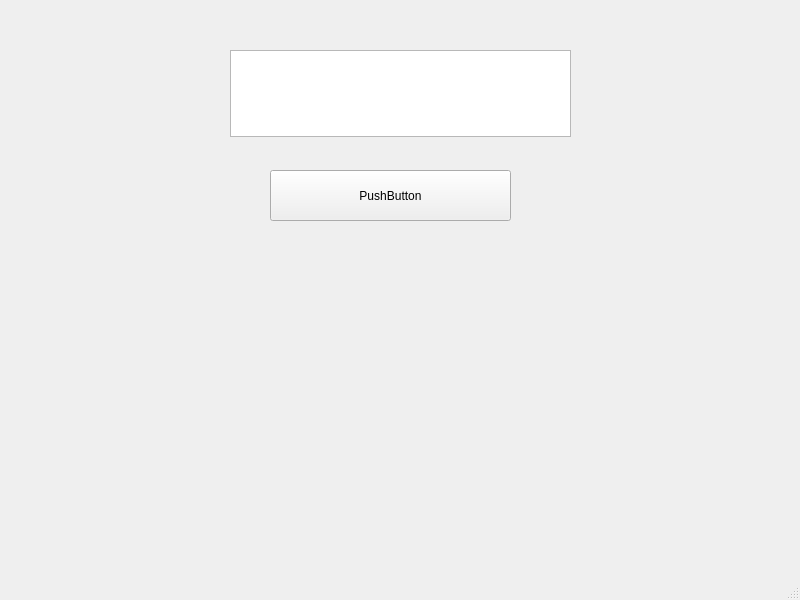
<?xml version="1.0" encoding="UTF-8"?>
<ui version="4.0">
 <class>MainWindow</class>
 <widget class="QMainWindow" name="MainWindow">
  <property name="geometry">
   <rect>
    <x>0</x>
    <y>0</y>
    <width>800</width>
    <height>600</height>
   </rect>
  </property>
  <property name="windowTitle">
   <string>나의 앱</string>
  </property>
  <widget class="QWidget" name="centralwidget">
   <widget class="QTextEdit" name="textEdit">
    <property name="geometry">
     <rect>
      <x>230</x>
      <y>50</y>
      <width>341</width>
      <height>87</height>
     </rect>
    </property>
   </widget>
   <widget class="QPushButton" name="pushButton">
    <property name="geometry">
     <rect>
      <x>270</x>
      <y>170</y>
      <width>241</width>
      <height>51</height>
     </rect>
    </property>
    <property name="text">
     <string>PushButton</string>
    </property>
   </widget>
  </widget>
  <widget class="QMenuBar" name="menubar">
   <property name="geometry">
    <rect>
     <x>0</x>
     <y>0</y>
     <width>800</width>
     <height>26</height>
    </rect>
   </property>
  </widget>
  <widget class="QStatusBar" name="statusbar"/>
 </widget>
 <resources/>
 <connections/>
</ui>
